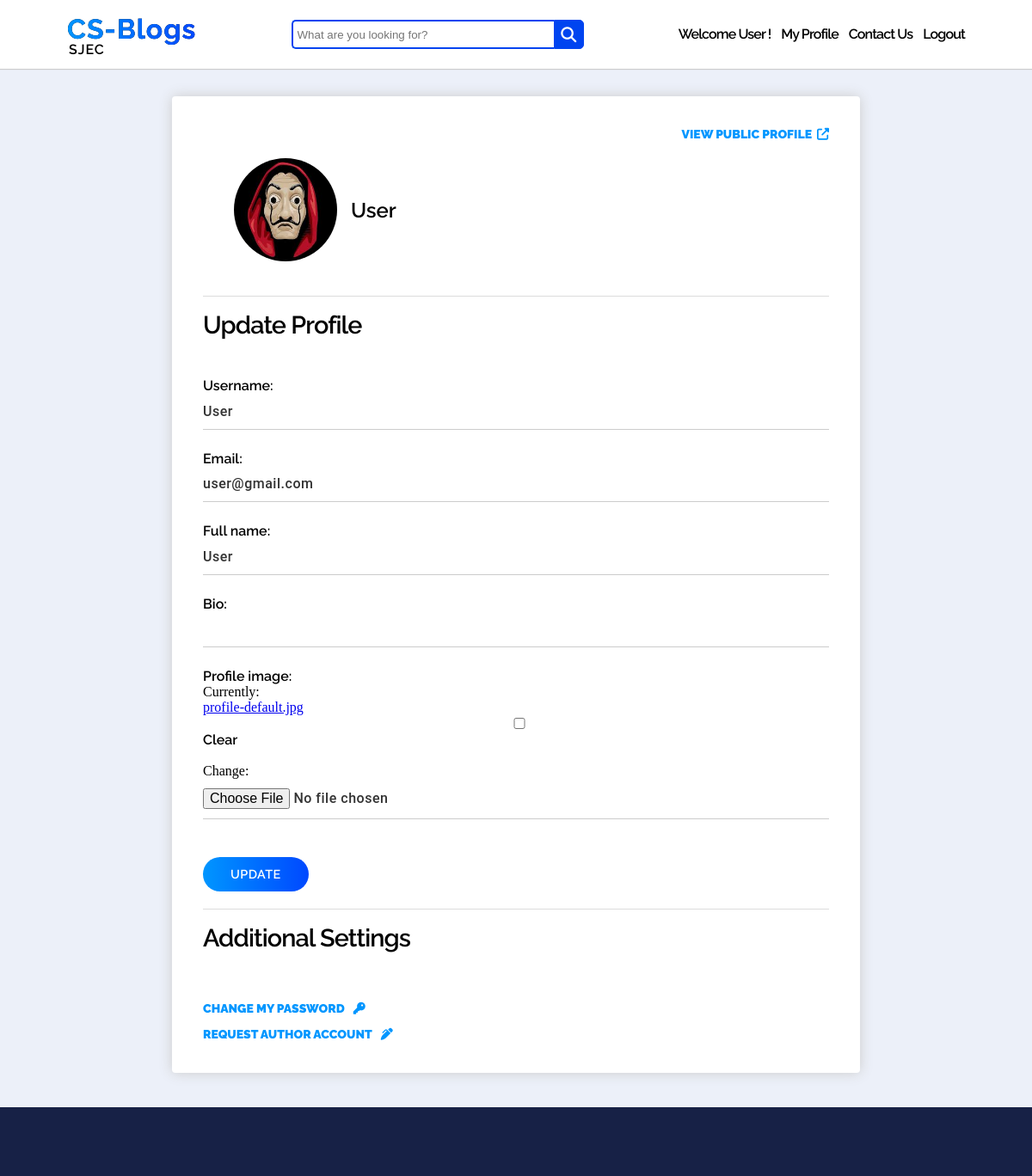
Screenshot of /accounts/u/user/update (signed in) with the database file from the repository.
### account/models.py (models this page shows, shortened)
class MyUser(AbstractUser):
    email = models.EmailField(unique=True)
    slug = models.CharField(max_length=60, unique=True, blank=True)
    bio = models.CharField(max_length=500, blank=True)
    profile_image = models.ImageField(upload_to="account/profile_pic", default="profile-default.jpg", blank=True)
    is_author = models.BooleanField(default=False)
    full_name = models.CharField(max_length=100, default="fullnaam")
    first_name = None
    last_name = None
    REQUIRED_FIELDS = ['email', 'full_name']

### account/views.py (the view)
# urls.py: path('u/<slug:slug>/update', ProfileUpdateView.as_view(), name="profile-update"),
class ProfileUpdateView(LoginRequiredMixin, UserPassesTestMixin, UpdateView):
    login_url = "/accounts/login"
    model = MyUser
    form_class = ProfileUpdateForm
    template_name = "account/profile_update.html"
    def test_func(self, *args, **kwargs):
        current_user = self.request.user
        profile_obj = MyUser.objects.get(slug=self.kwargs.get('slug'))
        if current_user == profile_obj:
            return True
        else:
            return False

### account/forms.py
class ProfileUpdateForm(ModelForm):
    class Meta:
        model = MyUser
        fields = ['username', 'email', 'full_name', 'bio', 'profile_image']

### account/templates/account/profile_update.html (shortened to what this page needs)
{% extends "blog/base.html" %}
{% load static %}
{% block extra_head %}
    <link href="{% static 'account/css/profile.css' %}" rel="stylesheet" type="text/css">
{% endblock %}
{% block content %}
<br>
<br>
<br>
<br>
    <div id="outer-wrapper">
        <div id="inner-wrapper">
            <div>
                <div id="viewpublicprofile">
                    <a href="{% url 'profile-view' myuser.slug %}" id="external-links">VIEW PUBLIC PROFILE</a>
                    <i class="fas fa-external-link-alt"></i>
                </div>
                <div id="basicinfosection">
                    <img src="{{ myuser.profile_image.url }}" alt="Profile Picture" id="profile-picture">
                    <h1 id="fullname">{{ myuser.full_name }}</h1>
                </div>
            </div>
            <div class="section-container">
                <h3>Update Profile</h3>
                <form method="POST" enctype="multipart/form-data">
                    {% for field in form %}
                        <div class="field-container">
                            {{ field.label_tag }}
                            {{ field }}
                        </div>
                    {% endfor %}
                    <div id="button-container">
                        <input type="submit" value="UPDATE" id="submit-btn">
                    </div>
                </form>
            </div>
            <div class="section-container" id="additionalsettingssection">
                <h3>Additional Settings</h3>
                <div class="additionalsettingsitem">
                    <a href="{% url 'password-change' %}" id="external-links">CHANGE MY PASSWORD</a>
                    <i class="fas fa-key"></i>
                </div>
                <div class="additionalsettingsitem">
                    {% if request.user.is_author == False %}
                    <a href="{% url 'author-request' %}" id="external-links">REQUEST AUTHOR ACCOUNT</a>
                    <i class="fas fa-pen-alt"></i>
                    {% else %}
                    <a id="external-links" style="color: greenyellow;">CONGRATS! AUTHOR ACCOUNT APPROVED</a>
                    <i class="fas fa-pen-alt congrats-msg"></i>
                    {% endif %}
                </div>
            </div>
        </div>
    </div>
{% endblock %}

### blog/templates/blog/base.html (shortened to what this page needs)
{% load static %}
<!DOCTYPE HTML>
<html>
    <head>
        <link href="{% static 'blog/css/base.css' %}" rel="stylesheet" type="text/css">
        {% block extra_head %}
        {% endblock %}
    </head>
    <body>
        <div id="top-bar">
            <div class="logo-bar">
                <div class="logo">
                    <a href="{% url 'index' %}" style="height: 40px;">CS-Blogs</a>
                </div>
                <p style="margin-left: 2px;">SJEC</p>
            </div>
            <form method="GET" action="{% url 'search' %}">
                <div class="search">
                    <input type="text" name="query" class="searchTerm" placeholder="What are you looking for?">
                    <button type="submit" class="searchButton">
                    <i class="fa fa-search"></i>
                </button>
                </div>
            </form>
            <div id="menu-items-container">
                {% if request.user.is_authenticated %}
                    <p class="menu-item">Welcome {{ request.user.full_name }} !</p>
                    <a href="{% url 'profile-update' request.user.slug %}" class="menu-item">My Profile</a>
                    <a href="{% url 'contact-us' %}" class="menu-item">Contact Us</a>
                    <a href="{% url 'logout' %}" class="menu-item" style="margin-right: 0px;">Logout</a>
                {% else %}
                    <a href="{% url 'contact-us' %}" class="menu-item">Contact Us</a>
                    <a href="{% url 'login' %}" class="menu-item">Login</a>
                    <a href="{% url 'signup' %}"><button id="signup-btn">Signup</button></a>
                {% endif %}
            </div>
        </div>
        {% block content %}
        {% endblock %}
        <div id="bottom-bar"></div>
    </body>
</html>

### blog/static/blog/css/base.css (style rules this page uses)
body { background-color: #ECF0F9; margin: 0; }
#top-bar { background-color: white; position: fixed; top: 0; left: 0; align-items: center; box-sizing: border-box; box-shadow: 0 1px 1px #ccc; width: 100%; height: 80px; z-index: 90; padding: 1em 4.875em; display: flex; justify-content: space-between; }
.logo-bar { cursor: pointer; }
.logo { background-image: linear-gradient(269deg,#0048ff,#0096ff), linear-gradient(#000,#000); -webkit-background-clip: text; -webkit-text-fill-color: transparent; display: block; font-family: "Raleway"; font-size: 32px; font-weight: 700; height: 37px; letter-spacing: 1px; color: rgb(0, 132, 255); }
.logo-bar a { text-decoration: none; }
.logo-bar p { font-family: Raleway,sans-serif; font-size: 1em; font-weight: 600; font-stretch: normal; line-height: .8; letter-spacing: .9px; margin: 0; }
.search { width: 340px; position: relative; display: flex; align-items: center; }
.searchTerm { width: 100%; border: 2px solid #0044F0; border-right: none; padding: 5px; height: 20px; border-radius: 5px 0 0 5px; outline: none; color: #9DBFAF; }
.searchButton { width: 38px; height: 34px; border: 1px solid #0044F0; background: #0044F0; text-align: center; color: #fff; border-radius: 0 5px 5px 0; cursor: pointer; font-size: 20px; }
.fa-search { color: white; font-size: 18px; }
#menu-items-container { display: flex; justify-content: flex-end; align-items: center; }
#menu-items-container a { text-decoration: none; color: #000; }
.menu-item { font-family: "Raleway"; font-size: 16px; font-weight: 600; letter-spacing: -0.9px; line-height: 69.84px; margin: 0px; margin-right: 12px; }
#bottom-bar { background-color: #172146; width: 100%; height: 80px; }

### rows the page displays
MyUser: user.full_name "User", profile_image (placeholder picture), full_name "User", form "User" "user@gmail.com" "User"

### other values shown
{{ field.label_tag }} "Username:" "Email:" "Full name:" "Bio:" "Profile image:"
